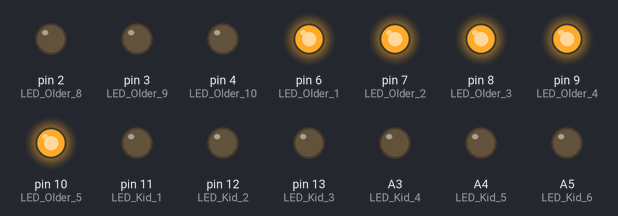
A sketch run on a simulated Arduino Uno, built with avr-gcc and run on an emulated ATmega328P. Shown: output pins drawn as LEDs (lit = HIGH). Pins used as bus, display or sensor lines are not drawn.

Above: at 0.2 s.
At 11.1 s:
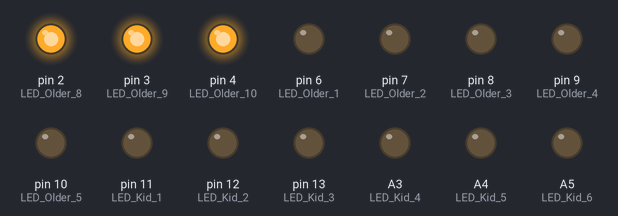
At 22.0 s:
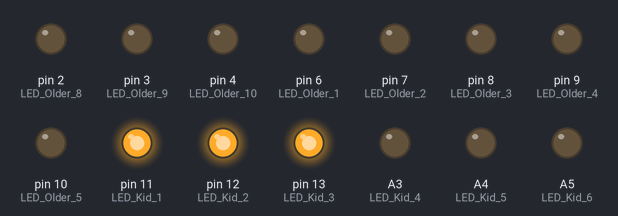
At 32.9 s:
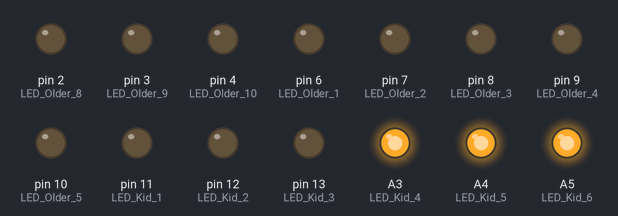
At 44.3 s:
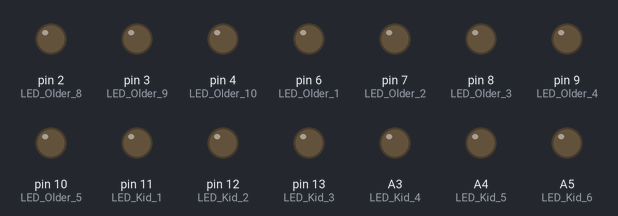
Timing chart, 0 to 45.5 s (numbered marks = the images above):
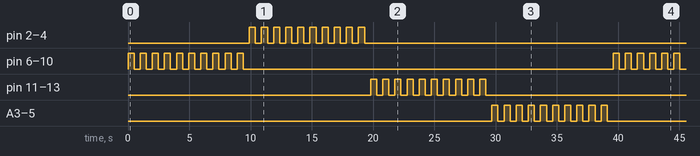

Measured:
- by itself, A3 (LED_Kid_4), A4 (LED_Kid_5), A5 (LED_Kid_6): goes 9 × (HIGH 0.50 s, LOW 0.50 s), HIGH 0.50 s, LOW 30.2 s, 9 × (HIGH 0.50 s, LOW 0.50 s), HIGH 0.50 s, then LOW
- by itself, pin 2 (LED_Older_8), pin 3 (LED_Older_9), pin 4 (LED_Older_10), pin 6 (LED_Older_1), pin 7 (LED_Older_2), pin 8 (LED_Older_3), pin 9 (LED_Older_4), pin 10 (LED_Older_5), pin 11 (LED_Kid_1), pin 12 (LED_Kid_2), pin 13 (LED_Kid_3): repeats every 39.6 s: 9 × (LOW 0.50 s, HIGH 0.50 s), LOW 30.2 s, HIGH 0.50 s
- by itself, everything shown: repeats every 39.6 s, in 80 steps

The sketch:

FreeRTOS_LED_Test.ino
```cpp
#include <Arduino_FreeRTOS.h>

#define LED_Older_1 6
#define LED_Older_2 7
#define LED_Older_3 8
#define LED_Older_4 9
#define LED_Older_5 10

#define LED_Kid_1 11
#define LED_Kid_2 12
#define LED_Kid_3 13

#define LED_Older_6 0
#define LED_Older_7 1
#define LED_Older_8 2
#define LED_Older_9 3
#define LED_Older_10 4

#define LED_Kid_4 A3
#define LED_Kid_5 A4
#define LED_Kid_6 A5

#define Button 5


TaskHandle_t blinkOlder_1LEDHandle;
TaskHandle_t blinkOlder_2LEDHandle;
TaskHandle_t blinkKid_1LEDHandle;
TaskHandle_t blinkKid_2LEDHandle;


void blinkOlder_1LED(void *parameter) {
    while (1) {
        for (int i = 0; i < 10; i++) {
            digitalWrite(LED_Older_1, HIGH);
            digitalWrite(LED_Older_2, HIGH);
            digitalWrite(LED_Older_3, HIGH);
            digitalWrite(LED_Older_4, HIGH);
            digitalWrite(LED_Older_5, HIGH);
            vTaskDelay(pdMS_TO_TICKS(500));
            digitalWrite(LED_Older_1, LOW);
            digitalWrite(LED_Older_2, LOW);
            digitalWrite(LED_Older_3, LOW);
            digitalWrite(LED_Older_4, LOW);
            digitalWrite(LED_Older_5, LOW);
            vTaskDelay(pdMS_TO_TICKS(500));
        }
        xTaskCreate(blinkOlder_2LED, "Blink LED_older_2", 128, NULL, 1, &blinkOlder_2LEDHandle);
        vTaskDelete(NULL);
    }
}

void blinkOlder_2LED(void *parameter) {
    while (1) {
        for (int i = 0; i < 10; i++) {
            digitalWrite(LED_Older_6, HIGH);
            digitalWrite(LED_Older_7, HIGH);
            digitalWrite(LED_Older_8, HIGH);
            digitalWrite(LED_Older_9, HIGH);
            digitalWrite(LED_Older_10, HIGH);
            vTaskDelay(pdMS_TO_TICKS(500));
            digitalWrite(LED_Older_6, LOW);
            digitalWrite(LED_Older_7, LOW);
            digitalWrite(LED_Older_8, LOW);
            digitalWrite(LED_Older_9, LOW);
            digitalWrite(LED_Older_10, LOW);
            vTaskDelay(pdMS_TO_TICKS(500));
        }

        xTaskCreate(blinkKid_1LED, "Blink LED_Kid_1", 128, NULL, 1, &blinkKid_1LEDHandle);
        vTaskDelete(NULL);
    }
}

void blinkKid_1LED(void *parameter) {
    while (1) {
        for (int i = 0; i < 10; i++) {
            digitalWrite(LED_Kid_1, HIGH);
            digitalWrite(LED_Kid_2, HIGH);
            digitalWrite(LED_Kid_3, HIGH);
            vTaskDelay(pdMS_TO_TICKS(500));
            digitalWrite(LED_Kid_1, LOW);
            digitalWrite(LED_Kid_2, LOW);
            digitalWrite(LED_Kid_3, LOW);
            vTaskDelay(pdMS_TO_TICKS(500));
        }
        xTaskCreate(blinkKid_2LED, "Blink Two LEDs", 128, NULL, 1, &blinkKid_2LEDHandle);
        vTaskDelete(NULL);
    }
}

void blinkKid_2LED(void *parameter) {
    while (1) {
        for (int i = 0; i < 10; i++) {
            digitalWrite(LED_Kid_4, HIGH);
            digitalWrite(LED_Kid_5, HIGH);
            digitalWrite(LED_Kid_6, HIGH);
            vTaskDelay(pdMS_TO_TICKS(500));
            digitalWrite(LED_Kid_4, LOW);
            digitalWrite(LED_Kid_5, LOW);
            digitalWrite(LED_Kid_6, LOW);
            vTaskDelay(pdMS_TO_TICKS(500));
        }
        xTaskCreate(blinkOlder_1LED, "Blink Two LEDs", 128, NULL, 1, &blinkOlder_1LEDHandle);
        vTaskDelete(NULL);
    }
}

void setup() {
  pinMode(LED_Older_1, OUTPUT);
  pinMode(LED_Older_2, OUTPUT);
  pinMode(LED_Older_3, OUTPUT);
  pinMode(LED_Older_4, OUTPUT);
  pinMode(LED_Older_5, OUTPUT);

  pinMode(LED_Kid_1, OUTPUT);
  pinMode(LED_Kid_2, OUTPUT);
  pinMode(LED_Kid_3, OUTPUT);

  pinMode(LED_Older_6, OUTPUT);
  pinMode(LED_Older_7, OUTPUT);
  pinMode(LED_Older_8, OUTPUT);
  pinMode(LED_Older_9, OUTPUT);
  pinMode(LED_Older_10, OUTPUT);

  pinMode(LED_Kid_4, OUTPUT);
  pinMode(LED_Kid_5, OUTPUT);
  pinMode(LED_Kid_6, OUTPUT);

  Serial.begin(115200);

  xTaskCreate(blinkOlder_1LED, "Blink Two LEDs", 128, NULL, 1, &blinkOlder_1LEDHandle);
  vTaskStartScheduler();
}

void loop() {
    vTaskDelay(pdMS_TO_TICKS(1000));
}
```
